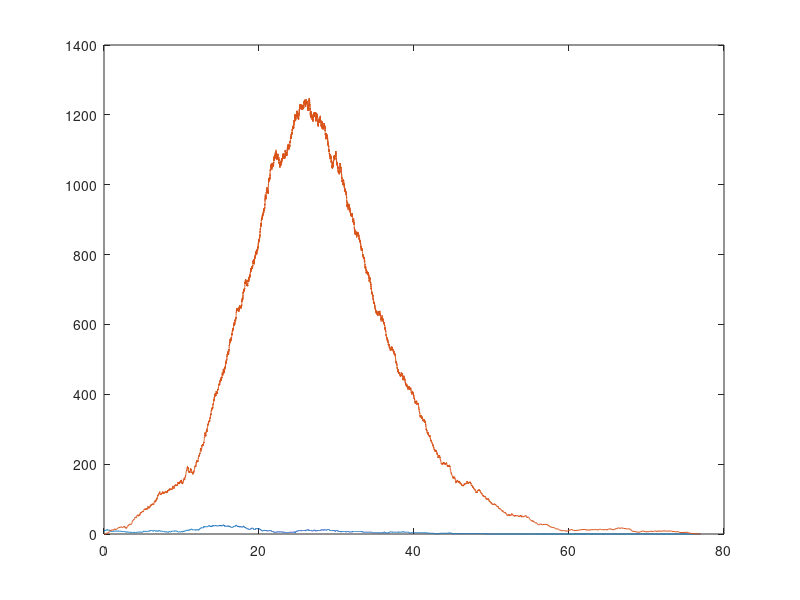

Write the MATLAB code that produced this figure.
%function projectGambier1(stoc_b,stoc_g,Infect,numsims)
%Input Variables
%---------------------------------------------
InfectA = 10;
InfectB = 0;


popA=200; %total population
popB=27000;
T=500; %maximum time
numsims=5;

%rem=1; %remediation option

%Parameters
gammaA=1/3;
gammaB=1/2;
betaA=1.6*gammaA;
betaB=1.3*gammaB;
% 
counter = [];
Cost = [];
Cases = [];
TimeTot = [];
MaxInf = [];

stoc_b = 0; %STOCHASTIC VARIANCE FOR BETA
stoc_g = 0; %AND gamma


%----------------------------------

%-----------------------------------

%----------------------------------------------
%Actual Loop-----------------------------------
%----------------------------------------------

for j=1:numsims
    counter = [counter,j];
    t = 0;%set initial time
    ts = 0;%start time vector
    istate2A=InfectA; %no of infected individuals at any time
    istate1A=popA-istate2A; %no of susceptible individuals
    istate2B=InfectB; %no of infected individuals at any time
    istate1B=popB-istate2B; %no of susceptible individuals
    ss1A = istate1A;%start infectious vector
    ss2A = istate2A;%start susceptible vector
    ss1B = istate1B;%start infectious vector
    ss2B = istate2B;%start susceptible vector
    
%For Loop J, whilst the disease exists
    while t<T %for t less than max time
        %Compute rates
        rIA=(betaA*istate2A*istate1A)/(popA-1)+(betaA*istate2B*istate1A)/(popA+popB-1);
        rIB=(betaB*istate2A*istate1B)/(popA+popB-1)+(betaB*istate2B*istate1B)/(popB-1);
        rRA=gammaA*istate2A;
        rRB=gammaB*istate2B;
        
        %For both situations possible
        if istate2A<popA
            if istate2B<popB
                sum1=rIA+rIB+rRA+rRB;
            t = t + exprnd(1/sum1);
            chose=rand;
            opt1=rIA/(sum1);
            opt2=opt1+rIB/sum1;
            opt3=opt2+rRA/sum1;
            if chose<opt1
                istate1A=istate1A-1;
                istate2A=istate2A+1;
            else if chose<opt2
                istate1B=istate1B-1;
                istate2B=istate2B+1;
                else if chose<opt3
                        istate2A=istate2A-1;
                    else
                        istate2B=istate2B-1;
                    end
                end
            end
            else
            sum2=rIA+rRA+rRB;
            t = t + exprnd(1/sum2);
            chose=rand;
            opt1=rIA/sum2;
            opt2=opt1+rRA/sum2;
            if chose<opt1
                istate1A=istate1A-1;
                istate2A=istate2A+1;
            else if chose<opt2
                  istate2A=istate2A-1;
                else
                  istate2B=istate2B-1;
                end
            end
            end
        else if istate2B<popB
                sum3=rIB+rRA+rRB;
                t = t+exprnd(1/sum3);
                chose=rand;
                opt1=rIB/sum3;
                opt2=opt1+rRA/sum3;
                if chose<opt1
                istate1B=istate1B-1;
                istate2B=istate2B+1;
                else if chose<opt2
                        istate2A=istate2A-1;
                    else
                        istate2B=istate2B-1;
                    end
                end
            else
                sum4=rRA+rRB;
                t=t+exprnd(1/sum4);
                if rand<rRA/sum4
                   istate2A=istate2A-1;
                else
                    istate2B=istate2B-1;
                end
            end
        end

        %Grow necessary vectors
        ts = [ts; t];
        ss1A = [ss1A; istate1A];
        ss1B = [ss1B; istate1B];
        ss2A = [ss2A; istate2A];
        ss2B = [ss2B; istate2B];
        ss = [ss1A,ss1B,ss2A,ss2B];
    if istate2A<1
        if istate2B<1
        break
        end
    end
    end

    
    %Cases =[Cases,pop-ss1(end)];
    %TimeTot = [TimeTot,ts(end-1)];
    %MaxInf = [MaxInf,max(ss2)];
    
    
    
end
plot(ts,ss2A)
hold
plot(ts,ss2B)
%cases= total number of infectios through the entire simulation
%avCase = mean(Cases);
%sdvCase = std(Cases); %std= standard deviation
%medCas=median(Cases)

% The time it takes for the infectios to die out.
%avTime = mean(TimeTot);
%sdvTime = std(TimeTot);
%medTime= median(TimeTot)

%The Max number of infections at any one time.
%avMax = mean(MaxInf);
%sdvMax = std(MaxInf);
%medMax= median(MaxInf)

%avCost = mean(Cost);
%medCost = median(Cost)
%sdvCost = std(Cost);
        
    
%plot(counter,Cost)
%histogram(Cost,100) % the distribution of the data itself
 
% look up plotting two plots at the same time!